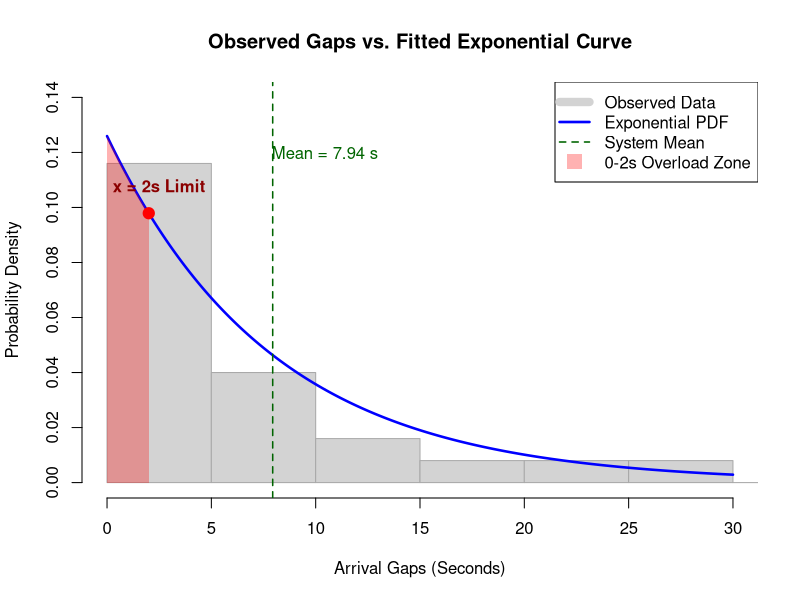
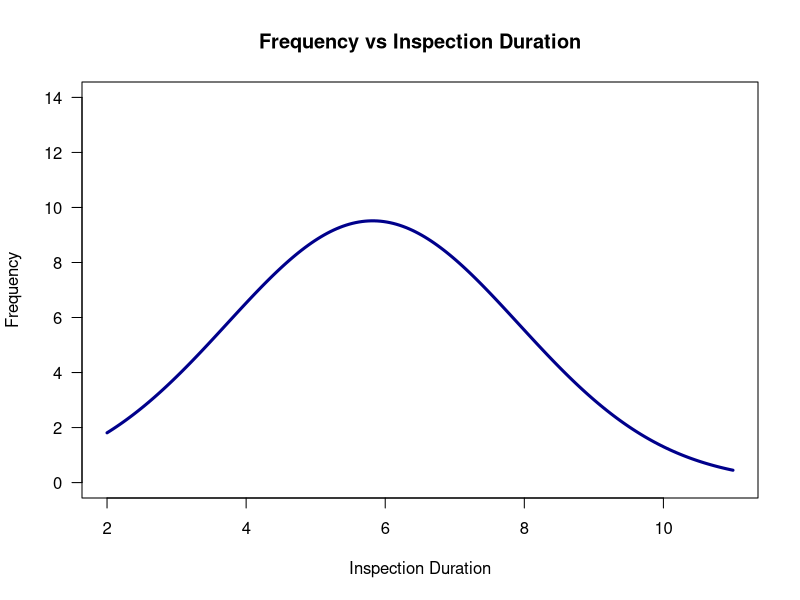

R code for these plots, in order:
## ---- chunk 1
# Part 1: Exponential Distribution

# Load dataset into code
data <- read.csv("data.csv")
idling_time <- data[, 2]
# Calculate core parameters
exponential_mean <- mean(idling_time)
cat("Exponential Mean: ", exponential_mean)

lambda <- 1 / exponential_mean
cat("Lambda: ", lambda)

# PDF parameters on peak spikes and volatility at x = 2
x <- 2
pdf_at_2 <- dexp(x, rate = lambda)
cat("PDF at x = 2: ", pdf_at_2)

pdf_mean <- dexp(exponential_mean, rate = lambda)
cat("PDF at mean: ", pdf_mean)

pdf <- pdf_at_2 / pdf_mean
cat("Congestion factor at peak traffic: ", pdf)


# PDF Analysis: Evaluating the Probability Density Function (PDF) at x = 2 to simulate a scenario where students come in more frequent and bigger batches as opposed to the experiment's spry 8 second arrival rate. When the yielded PDF value of 0.09790 is compared to set mean of 0.04631, the likelihood of a 2 second arrival interval becomes 2.1 times more likely to happen. This provides well-documented proof of "pack behavior" on campus: students do not and rarely pass throughsecurity checks in a homogenized, evenly-spaced stream. Instead, traffic travels in dense, rapid-fire clusters especially during peak hours. When these peak spikes hit, the guards are subjected to a wave of back-to-back arrivals that carries twice the baseline gate arrivals of usual campus traffic.


# CDF parameters on line congestion and line accumulation during peak hours 
y <- 2
cdf <- pexp(x, rate = lambda)
cat("Probability of line congestion at peak hours: ", cdf)

line_congestion_per_second <- 1 / 2
cat("Number of students arriving at security gate per second: ", line_congestion_per_second)

line_congestion <- line_congestion_per_second * 60
cat("Number of students arriving at security gate per minute: ", line_congestion)

# CDF Analysis: Using the Cumulative Distribution Function (CDF) to isolate the exact threshold where the security check start to congest during peak arrival hours, we find a 22.27% probability that consecutive student arrivals occur within 2 seconds or less. Because each security guard takes an average of 4 seconds to inspect a bag, the security checks operate at its absolute maximum capacity threshold at precisely 2 seconds. Therefore, this CDF metric proves that nearly one-quarter (22.27%) of all incoming student traffic arrives at a rate that saturate the security check gates at certain hours of the day leaving the system vulnerable to immediate queue building at a rate of 0.50 students per second lost.



# Findings: 

# Scenario: Campus Security Gate Foot Traffic at main perimeter entrance. This study models student arrival gaps using an Exponential Distribution to evaluate how effectively a two-guard team handles real-world student arrivals.

# Data Collection Process: Ground observations were simulated and recorded tracking 50 consecutive student entries during a standard mid-morning window (9:00 AM – 10:30 AM). Using a stopwatch split-timer, the researcher logged the exact time gap (in seconds) between consecutive student arrivals at the security gate face. Total elapsed tracking time was 397 seconds.

# Computed Parameters:
	# Sample Size: 50 students
	# Sample Mean: 7.94 seconds between arrivals
	# Rate Parameter: 0.12594 arrivals per second

# Interpretations and Real-World Implications: 
    # PDF Analysis: Evaluating the PDF reveals that a rapid-fire 2-second arrival gap during peak hours has a density of 0.09790, making it 2.115 times more likely to happen than an arrival at the 7.94-second mean. This mathematically proves campus "pack behavior" (students clump in groups).

    # CDF Analysis: The CDF shows a 22.27% probability that students arrive within 2 seconds or less. Because two guards can process a maximum combined capacity of 1 student every 2 seconds, nearly one-quarter of all traffic saturates the gate during peak hours.

    # Queue Spillover: At this 2-second saturation point, any gate complication or second lost causes the line to immediately compound at a net rate of 0.50 students per second, adding 1 student every 2 seconds. A minor 30-second stall could generate 15 students onto the line.


# Graphing
# Create base density histogram using raw data
hist(idling_time, prob = TRUE, breaks = 12,
     main = "Observed Gaps vs. Fitted Exponential Curve",
     xlab = "Arrival Gaps (Seconds)", ylab = "Probability Density",
     col = "lightgray", border = "darkgray", xlim = c(0,30), ylim = c(0, 0.14))

# Generate points for exponential curve
x_seq <- seq(0, 30, by = 0.1)
y_curve <- dexp(x_seq, rate = lambda)
lines(x_seq, y_curve, col = "blue", lwd = 2.5)

# Shade PDF from 0 to 2 seconds
x_shade <- seq(0, 2, by = 0.01)
y_shade <- dexp(x_shade, rate = lambda)
polygon(c(0, x_shade, 2), c(0, y_shade, 0),
        col = rgb(1, 0, 0, alpha = 0.3), border = NA)

# Add legend and annotations
abline(v = exponential_mean, col = "darkgreen", lty = 2, lwd = 1.5)
points(2, dexp(2, rate = lambda), col = "red", pch = 19, cex = 1.5)
legend("topright", 
       legend = c("Observed Data", "Exponential PDF", "System Mean", "0-2s Overload Zone"),
       col = c("lightgray", "blue", "darkgreen", rgb(1, 0, 0, alpha = 0.3)), 
       lty = c(1, 1, 2, NA), 
       lwd = c(8, 2.5, 1.5, NA), 
       pch = c(NA, NA, NA, 15), 
       pt.cex = c(1, 1, 1, 2))
text(2.5, dexp(2, rate = lambda) + 0.01, labels = "x = 2s Limit", col = "darkred", font = 2)
text(exponential_mean + 2.5, 0.12, labels = paste("Mean =", round(exponential_mean, 2), "s"), col = "darkgreen")
## ---- chunk 2
# Part 2: Normal Distributions

# Load data into code
data_2 <- read.csv("data.csv")
inspection_time <- data_2[, 3]

# Calculate core parameters
normal_mean <- mean(inspection_time)
stdev <- sd(inspection_time)

# Construct frequency distribution table
inspection_table <- data.frame(
  "Inspection Duration" = c(3, 4, 5, 6, 7, 8, 9, 10),
  "Frequency" = c(7, 12, 3, 10, 6, 5, 5, 2),
  check.names = FALSE
)

total_n <- sum(inspection_table[["Frequency"]])

inspection_table[["Relative Frequency"]] <- inspection_table[["Frequency"]] / total_n
inspection_table[["Cumulative Frequency"]] <- cumsum(inspection_table[["Frequency"]])
inspection_table[["Cumulative Relative Frequency"]] <- cumsum(inspection_table[["Relative Frequency"]])

knitr::kable(inspection_table, format = "markdown")

# Create normal distribution curve
duration  <- c(3, 4, 5, 6, 7, 8, 9, 10)
frequency <- c(7, 12, 3, 10, 6, 5, 5, 2)
raw_data  <- rep(duration, times = frequency)
total_n   <- sum(frequency)
bin_width <- 1
x_values <- seq(min(duration) - 1, max(duration) + 1, length.out = 200)
y_counts <- dnorm(x_values, mean = normal_mean, sd = stdev) * total_n * bin_width
plot(
  x_values, y_counts, 
  type = "l", 
  lwd = 3, 
  col = "darkblue",
  main = "Frequency vs Inspection Duration",
  xlab = "Inspection Duration", 
  ylab = "Frequency",
  ylim = c(0, max(frequency) + 2), 
  las = 1
)

# Percent data within 1, 2, and 3 standard deviations from the mean
pct_stdev <- sum(raw_data >= (normal_mean - 1 * stdev) & raw_data <= (normal_mean + 1 * stdev)) / total_n * 100
cat("Percent data within 1 standard deviation: ", pct_stdev)

pct_stdev_2 <- sum(raw_data >= (normal_mean - 2 * stdev) & raw_data <= (normal_mean + 2 * stdev)) / total_n * 100
cat("Percent data within 2 standard deviation: ", pct_stdev_2)

pct_stdev_3 <- sum(raw_data >= (normal_mean - 3 * stdev) & raw_data <= (normal_mean + 3 * stdev)) / total_n * 100
cat("Percent data within 3 standard deviation: ", pct_stdev_3)


# Findings: Security checks follow a normal distribution centered at an average (μ) of 5.82 seconds. While the Cumulative Distribution Function (CDF) shows 64% of students clear quickly in 6 seconds or less (with 38% taking 4 seconds or less), a heavy right tail isolates a 36% risk zone where bag complications delay inspections to 7–10 seconds. Because the two-guard gate has a combined average capacity of one student every 2.91 seconds, when peak hours hit the gates it runs an operational deficit against students arriving at said gates. When a guard gets trapped in the 10-second slow zone, the gate degrades to a single lane and capacity is halved. Facing 2-second arrival bursts at this reduced speed forces a net queue growth of 0.50 students per second, meaning a single 10-second stall cause a 5 student long line. 
